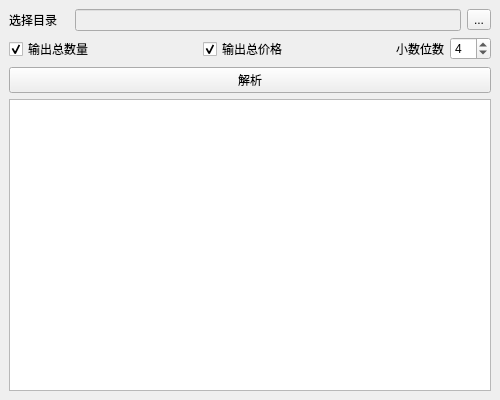
<?xml version="1.0" encoding="UTF-8"?>
<ui version="4.0">
 <class>MainWindow</class>
 <widget class="QMainWindow" name="MainWindow">
  <property name="geometry">
   <rect>
    <x>0</x>
    <y>0</y>
    <width>500</width>
    <height>400</height>
   </rect>
  </property>
  <property name="minimumSize">
   <size>
    <width>500</width>
    <height>400</height>
   </size>
  </property>
  <property name="windowTitle">
   <string>Excel 解析</string>
  </property>
  <widget class="QWidget" name="centralwidget">
   <layout class="QVBoxLayout" name="verticalLayout">
    <item>
     <layout class="QHBoxLayout" name="horizontalLayout">
      <property name="sizeConstraint">
       <enum>QLayout::SetDefaultConstraint</enum>
      </property>
      <item>
       <widget class="QLabel" name="label">
        <property name="sizePolicy">
         <sizepolicy hsizetype="Fixed" vsizetype="Fixed">
          <horstretch>0</horstretch>
          <verstretch>0</verstretch>
         </sizepolicy>
        </property>
        <property name="minimumSize">
         <size>
          <width>60</width>
          <height>15</height>
         </size>
        </property>
        <property name="text">
         <string>选择目录</string>
        </property>
       </widget>
      </item>
      <item>
       <widget class="QLineEdit" name="lineEdit">
        <property name="enabled">
         <bool>false</bool>
        </property>
       </widget>
      </item>
      <item>
       <widget class="QToolButton" name="toolButton">
        <property name="text">
         <string>...</string>
        </property>
       </widget>
      </item>
     </layout>
    </item>
    <item>
     <layout class="QHBoxLayout" name="horizontalLayout_2">
      <item>
       <widget class="QCheckBox" name="checkBox">
        <property name="text">
         <string>输出总数量</string>
        </property>
        <property name="checked">
         <bool>true</bool>
        </property>
       </widget>
      </item>
      <item>
       <spacer name="horizontalSpacer">
        <property name="orientation">
         <enum>Qt::Horizontal</enum>
        </property>
        <property name="sizeHint" stdset="0">
         <size>
          <width>40</width>
          <height>20</height>
         </size>
        </property>
       </spacer>
      </item>
      <item>
       <widget class="QCheckBox" name="checkBox_2">
        <property name="text">
         <string>输出总价格</string>
        </property>
        <property name="checked">
         <bool>true</bool>
        </property>
       </widget>
      </item>
      <item>
       <spacer name="horizontalSpacer_2">
        <property name="orientation">
         <enum>Qt::Horizontal</enum>
        </property>
        <property name="sizeHint" stdset="0">
         <size>
          <width>40</width>
          <height>20</height>
         </size>
        </property>
       </spacer>
      </item>
      <item>
       <widget class="QLabel" name="label_2">
        <property name="text">
         <string>小数位数</string>
        </property>
       </widget>
      </item>
      <item>
       <widget class="QSpinBox" name="spinBox">
        <property name="minimum">
         <number>1</number>
        </property>
        <property name="maximum">
         <number>10</number>
        </property>
        <property name="value">
         <number>4</number>
        </property>
       </widget>
      </item>
     </layout>
    </item>
    <item>
     <widget class="QPushButton" name="pushButton_jiexi">
      <property name="text">
       <string>解析</string>
      </property>
     </widget>
    </item>
    <item>
     <widget class="QTextBrowser" name="textBrowser"/>
    </item>
   </layout>
  </widget>
 </widget>
 <resources/>
 <connections/>
</ui>
